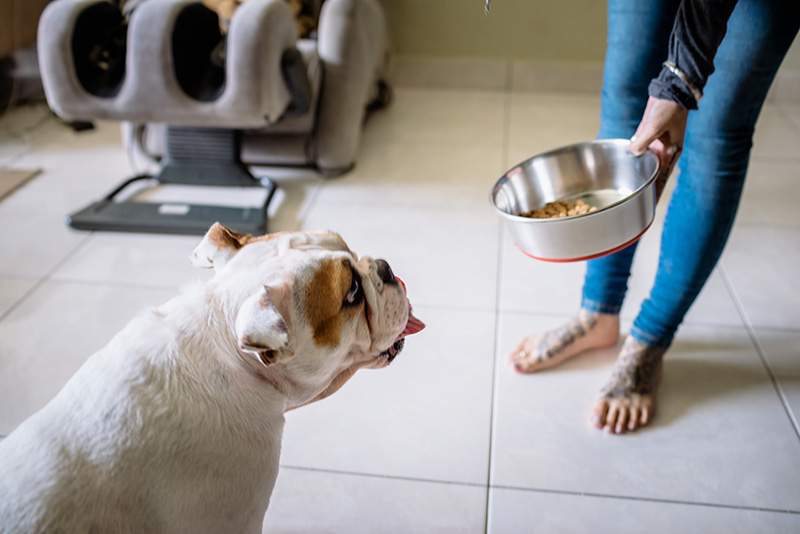
#> input picture segmenter/notebooks/images/dog.jpg, 800 x 534 px, found by its file name; its folder holds only this picture in this run
$ python traditional_baseline.py
#> lines starting #> are read from the running program, lines starting #| are printed output that depends on the picture; after the words box and inside, x2 and y2 are one past the last pixel; in counts of white or black regions, pixels touching at a corner belong together
import os
import cv2
import numpy as np

# ======================================================
# Path 설정
# ======================================================
INPUT_DIR = "./testing/images"

OUT_OTSU = "./testing/Otsu_Threshold"
OUT_ADAPTIVE = "./testing/Adaptive_Threshold"
OUT_CANNY = "./testing/Canny_Morphology"

for d in [OUT_OTSU, OUT_ADAPTIVE, OUT_CANNY]:
    os.makedirs(d, exist_ok=True)

# ======================================================
# Utils
# ======================================================
def read_gray(img_path):
#> called with img_path = './testing/images/dog.jpg'
    img = cv2.imread(img_path, cv2.IMREAD_COLOR)
#> img is the input picture: shape (534, 800, 3); mean B, G, R 148.1, 148.7, 150.6
    if img is None:
        raise ValueError(f"Cannot read image: {img_path}")
    gray = cv2.cvtColor(img, cv2.COLOR_BGR2GRAY)
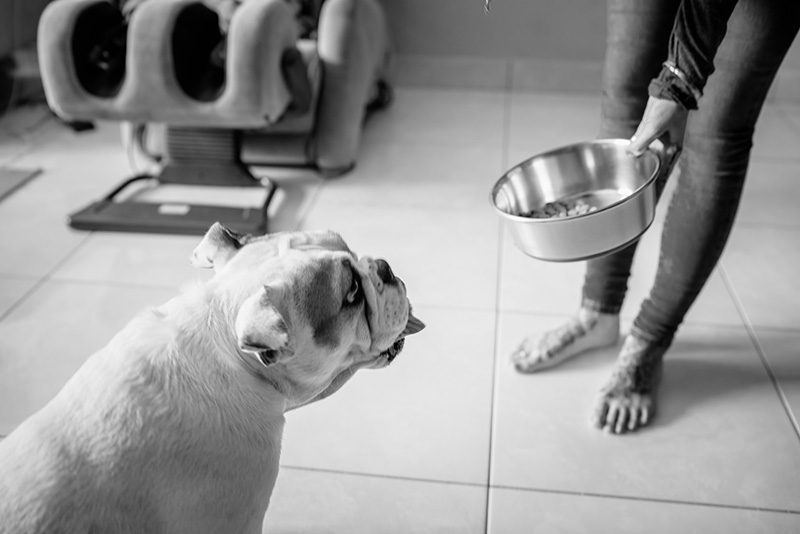
#> gray: shape (534, 800); min 0, max 255, mean 149.2
    return gray


# ======================================================
# Baseline methods
# ======================================================
def otsu_threshold(gray):
    _, mask = cv2.threshold(
        gray, 0, 255,
        cv2.THRESH_BINARY + cv2.THRESH_OTSU
    )
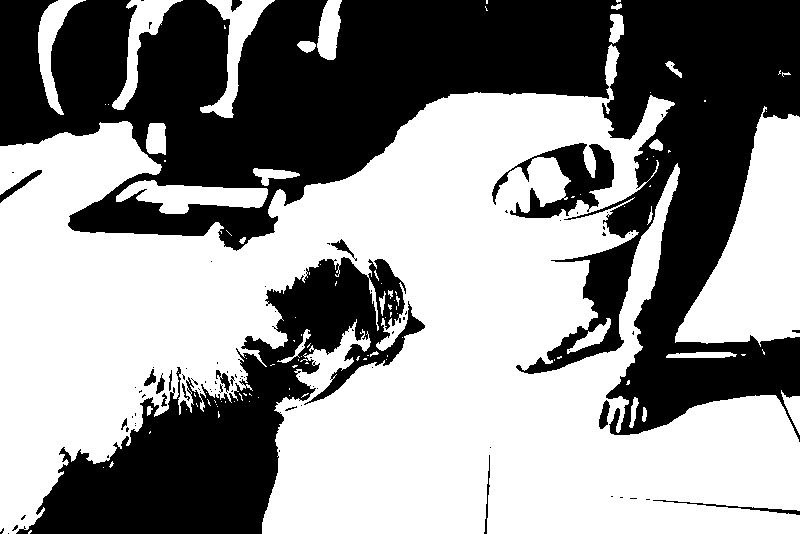
#> mask: shape (534, 800); 56.9% white; 91 black regions (72 under 20 px), largest, box (x1, y1, x2, y2) and area: (0, 0, 800, 442) 139783, (16, 257, 425, 534) 38896, (492, 143, 614, 218) 3584
    return mask


def adaptive_threshold(gray):
    mask = cv2.adaptiveThreshold(
        gray, 255,
        cv2.ADAPTIVE_THRESH_GAUSSIAN_C,
        cv2.THRESH_BINARY,
        blockSize=31,
        C=5
    )
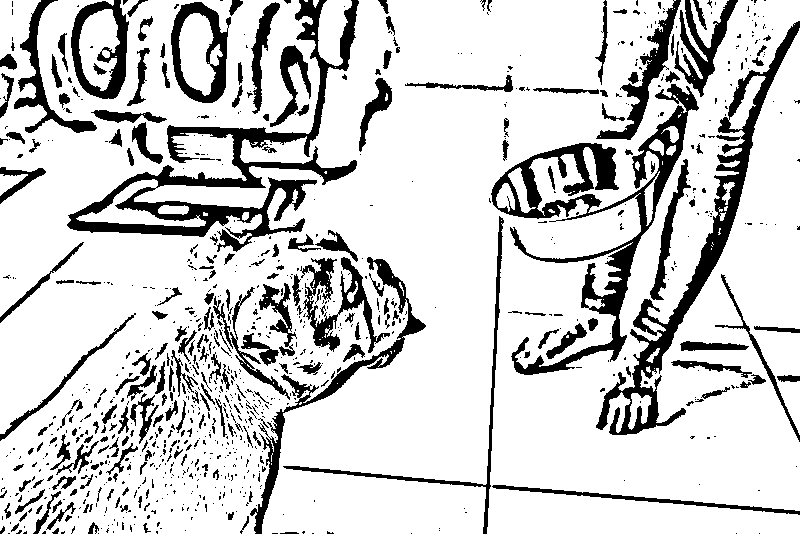
#> mask: shape (534, 800); 81.5% white; 944 black regions (716 under 20 px), largest, box (x1, y1, x2, y2) and area: (67, 0, 359, 252) 11627, (491, 84, 699, 375) 10381, (596, 21, 800, 435) 8481
    return mask


def canny_morphology(gray):
    # 1. Canny edge
    edges = cv2.Canny(gray, 50, 150)
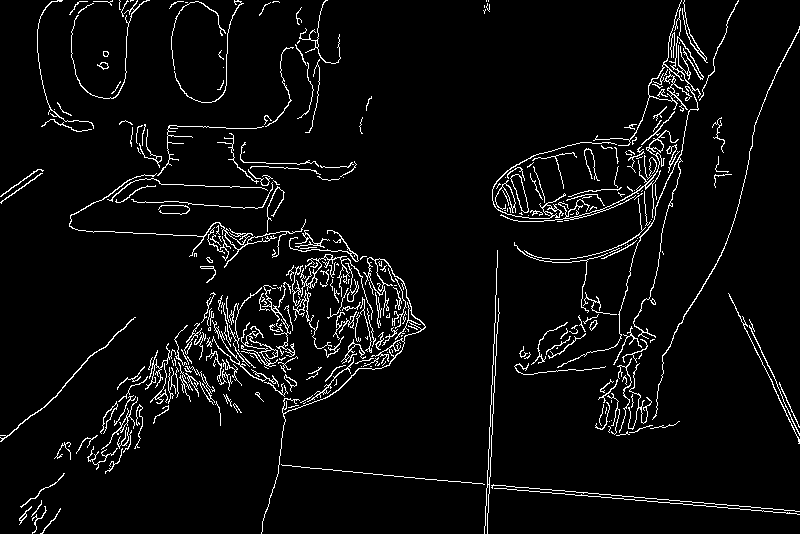
#> edges: shape (534, 800); 4.8% white in thin lines or dots

    # 2. Morphology close to connect edges
    kernel = np.ones((3, 3), np.uint8)
    closed = cv2.morphologyEx(edges, cv2.MORPH_CLOSE, kernel, iterations=2)
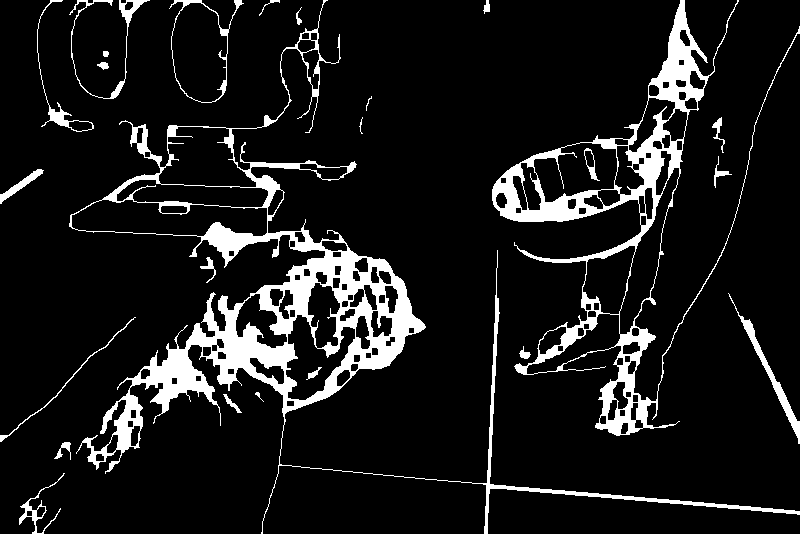
#> closed: shape (534, 800); 10.3% white; 25 white regions

    # 3. Fill contours
    contours, _ = cv2.findContours(
        closed, cv2.RETR_EXTERNAL, cv2.CHAIN_APPROX_SIMPLE
    )
#> contours = 23 contours, 4 with area under 20; largest, box (x1, y1, x2, y2) and area: (69, 0, 800, 534) 45188, (492, 0, 800, 436) 29539, (169, 0, 244, 103) 4674, (728, 293, 800, 444) 766, (69, 0, 150, 99) 474
    mask = np.zeros_like(gray, dtype=np.uint8)
    cv2.drawContours(mask, contours, -1, 255, thickness=cv2.FILLED)
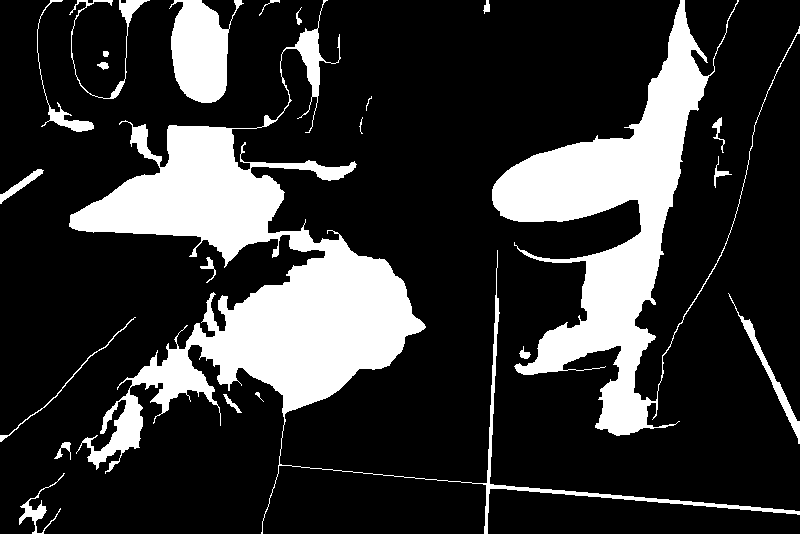
#> mask: shape (534, 800); 20.6% white; 23 white regions, largest, box (x1, y1, x2, y2) and area: (69, 0, 800, 534) 48010, (492, 0, 800, 436) 30939, (169, 0, 244, 103) 4853

    return mask


# ======================================================
# Main
# ======================================================
def run_baselines():
    files = sorted(os.listdir(INPUT_DIR))
    count = 0

    for fname in files:
        if not fname.lower().endswith((".png", ".jpg", ".jpeg")):
            continue

        img_path = os.path.join(INPUT_DIR, fname)

        try:
            gray = read_gray(img_path)
        except Exception as e:
            print(e)
            continue

        # --- Baselines ---
        mask_otsu = otsu_threshold(gray)
        mask_adapt = adaptive_threshold(gray)
        mask_canny = canny_morphology(gray)

        # --- Save ---
        cv2.imwrite(os.path.join(OUT_OTSU, fname), mask_otsu)
        cv2.imwrite(os.path.join(OUT_ADAPTIVE, fname), mask_adapt)
        cv2.imwrite(os.path.join(OUT_CANNY, fname), mask_canny)

        count += 1

    print(f"\n完成：共處理 {count} 張影像")
    print("輸出資料夾：")
    print(f"  {OUT_OTSU}")
    print(f"  {OUT_ADAPTIVE}")
    print(f"  {OUT_CANNY}")


if __name__ == "__main__":
    run_baselines()

$ run again, on segmenter/notebooks/images/groceries.jpg
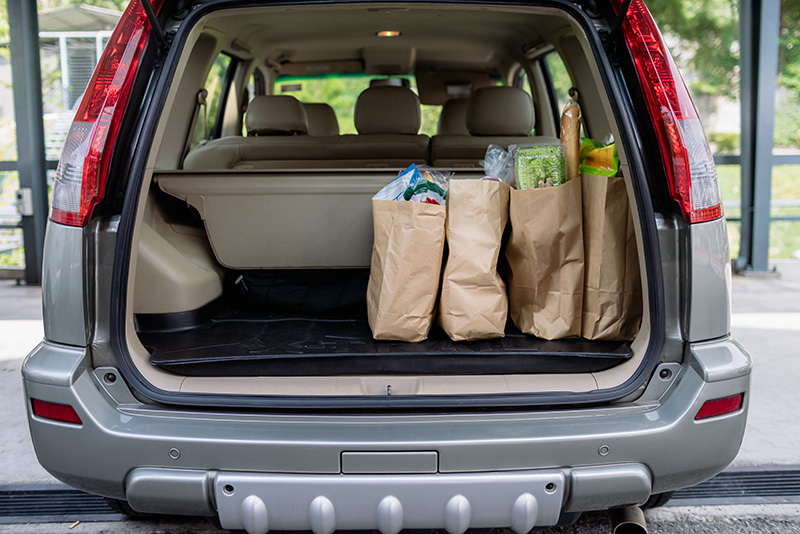
#> input picture segmenter/notebooks/images/groceries.jpg, 800 x 534 px, found by its file name
#> in read_gray, img is the input picture: shape (534, 800, 3); mean B, G, R 102.9, 105.7, 109.5
#> edges: shape (534, 800); 13.6% white in thin lines or dots
#> in canny_morphology, `closed = cv2.morphologyEx(edges, cv2.MORPH_CLOSE, kernel, iterations=2)`:
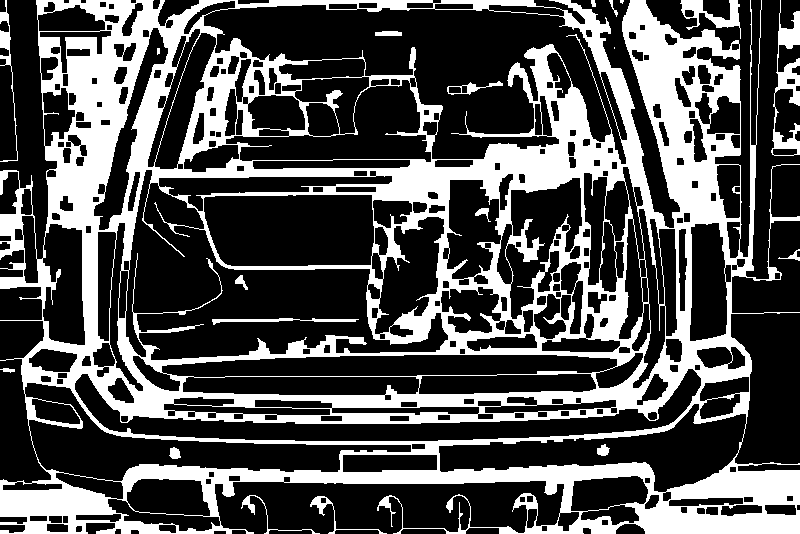
#> closed: shape (534, 800); 31.7% white; 20 white regions (3 under 20 px)
#> contours = 12 contours, 3 with area under 20; largest, box (x1, y1, x2, y2) and area: (0, 0, 800, 534) 356020, (771, 0, 800, 156) 1492, (680, 0, 741, 39) 722, (0, 0, 18, 162) 290, (310, 496, 387, 534) 198
#> in canny_morphology, `cv2.drawContours(mask, contours, -1, 255, thickness=cv2.FILLED)`:
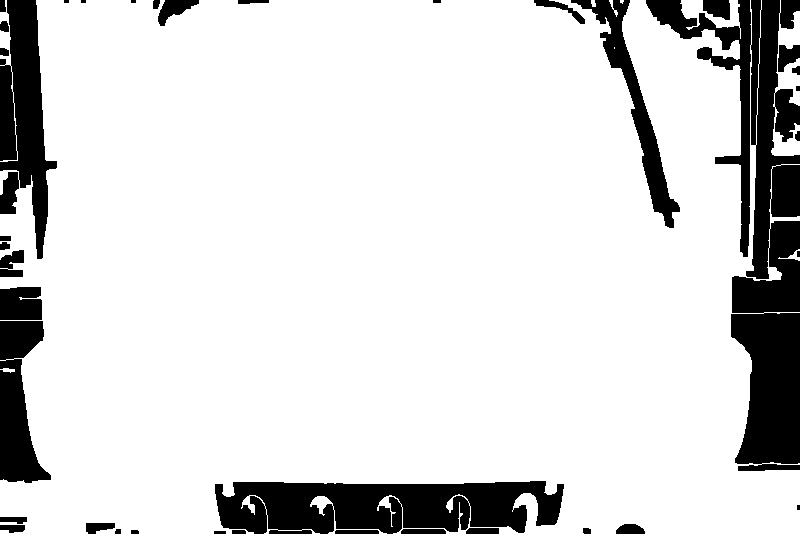
#> mask: shape (534, 800); 85.1% white; 39 black regions (5 under 20 px), largest, box (x1, y1, x2, y2) and area: (646, 0, 800, 471) 26139, (215, 481, 564, 534) 14483, (0, 0, 57, 259) 8241

$ run again, on segmenter/notebooks/images/truck.jpg
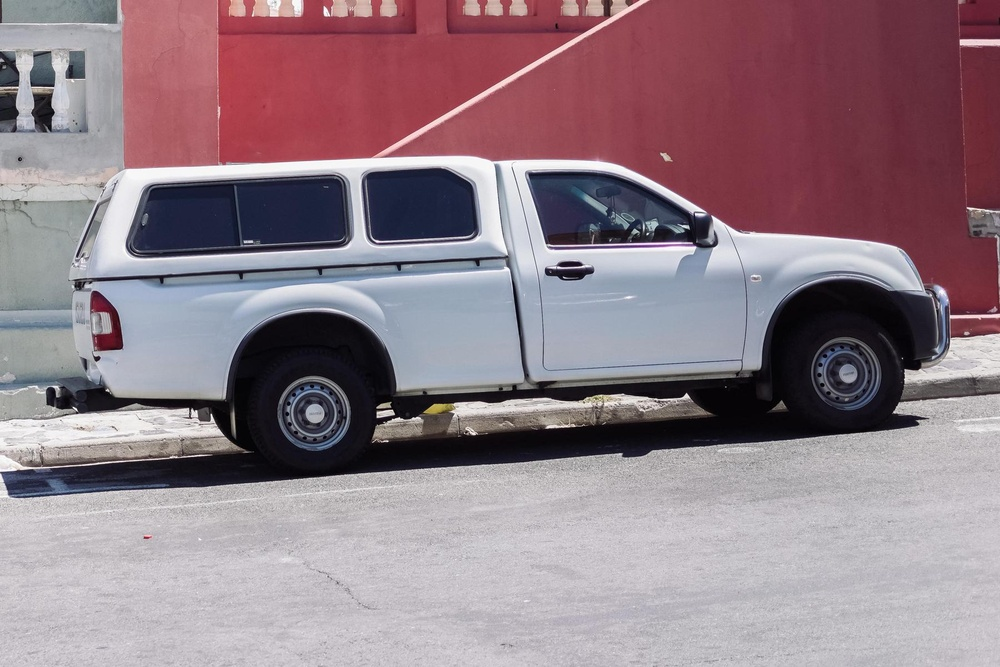
#> input picture segmenter/notebooks/images/truck.jpg, 1000 x 667 px, shrunk from 1800 x 1200 before the run, found by its file name
#> in read_gray, img is the input picture: shape (667, 1000, 3); mean B, G, R 135.2, 126.5, 145.8
#> in otsu_threshold, `_, mask = cv2.threshold( gray, 0, 255, cv2.THRESH_BINARY + cv2.THRESH_..`:
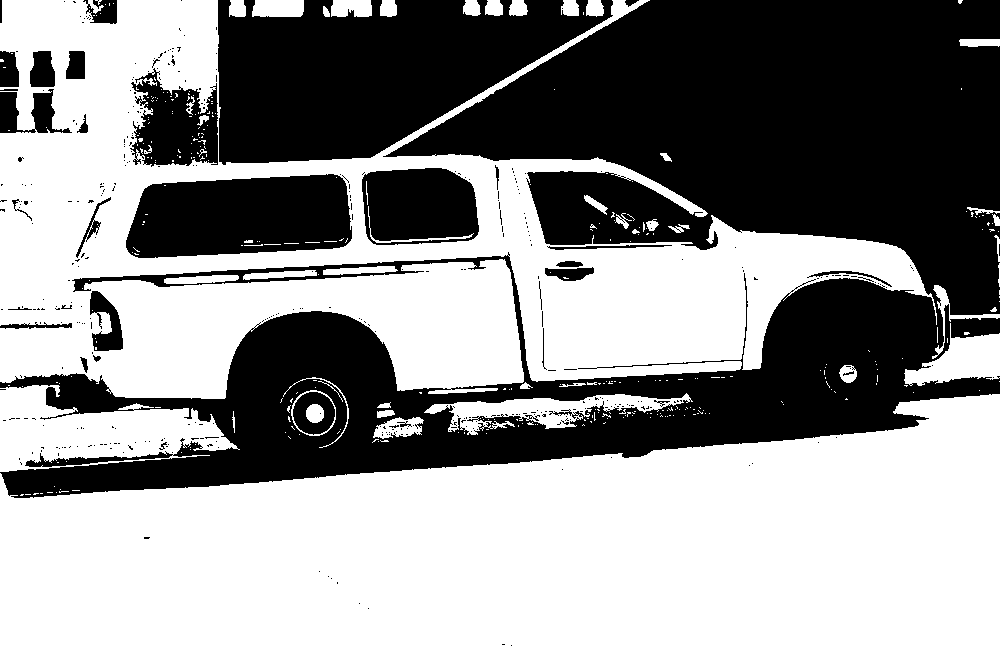
#> mask: shape (667, 1000); 57.4% white; 396 black regions (362 under 20 px), largest, box (x1, y1, x2, y2) and area: (0, 0, 1000, 498) 203886, (218, 0, 613, 165) 42137, (126, 174, 352, 258) 15691
#> edges: shape (667, 1000); 6.7% white in thin lines or dots
#> closed: shape (667, 1000); 15.2% white; 132 white regions (37 under 20 px)
#> contours = 118 contours, 51 with area under 20; largest, box (x1, y1, x2, y2) and area: (0, 0, 1000, 529) 275956, (0, 48, 89, 134) 6382, (279, 556, 360, 599) 472, (21, 618, 69, 643) 326, (577, 477, 605, 501) 207
#> in canny_morphology, `cv2.drawContours(mask, contours, -1, 255, thickness=cv2.FILLED)`:
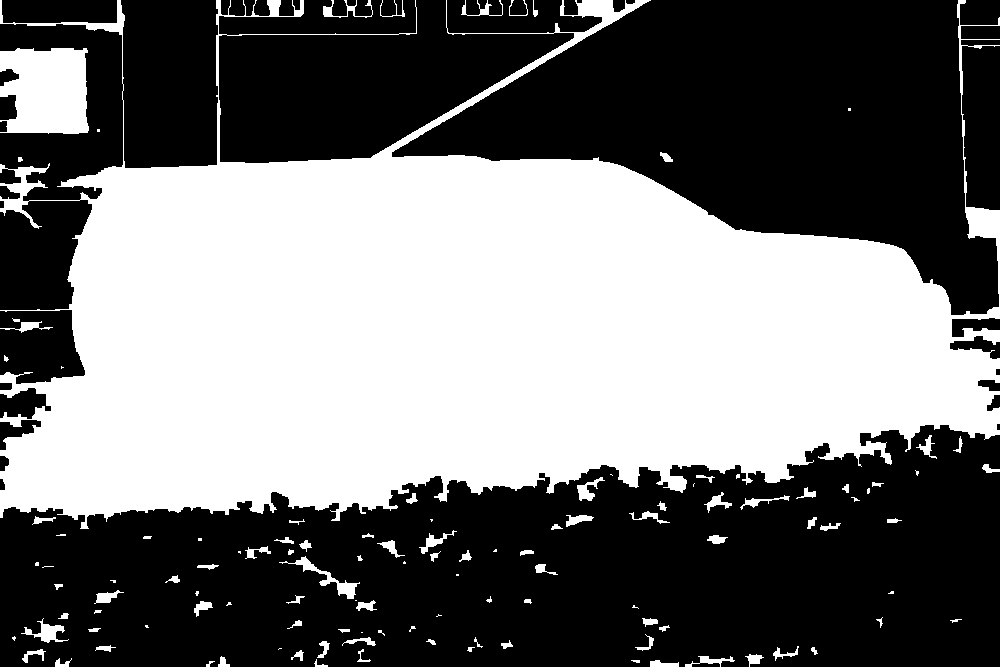
#> mask: shape (667, 1000); 44.2% white; 118 white regions (31 under 20 px), largest, box (x1, y1, x2, y2) and area: (0, 0, 1000, 529) 280230, (0, 48, 89, 134) 6594, (279, 556, 360, 599) 588
